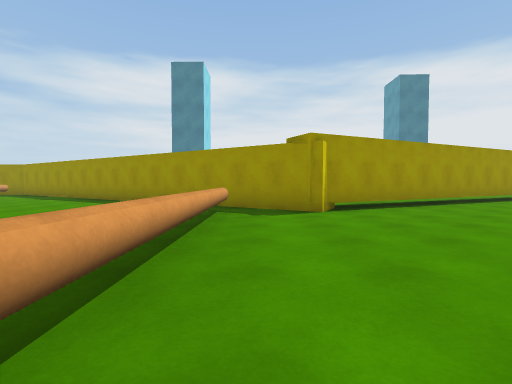
view 1 (above)

19 first-person views from a walk through a Unity game level. The camera is 1.2 m above the floor, tilts 2° down and sees 85° across. The floor is counted in squares, 2 m on a side. Each view is taken from the middle of a square. On the plan, view 1 faces up. The plan holds only what a view shows up to about 9 squares ahead; the rest is blank. The place goes on beyond the plan. The player character is not drawn. Surface patterns are stand-ins for the level's own textures.

view 2
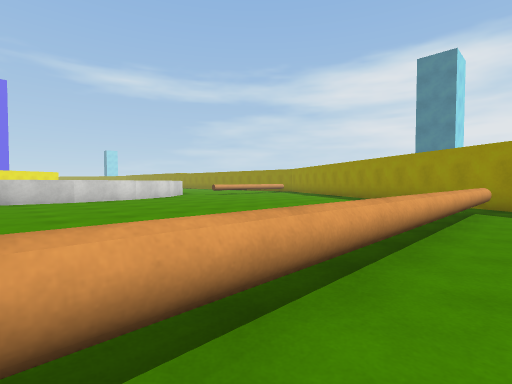

view 3
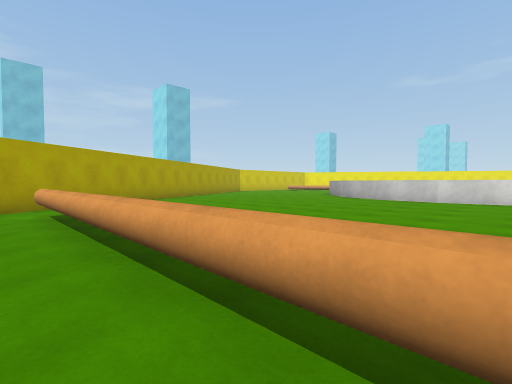

view 4
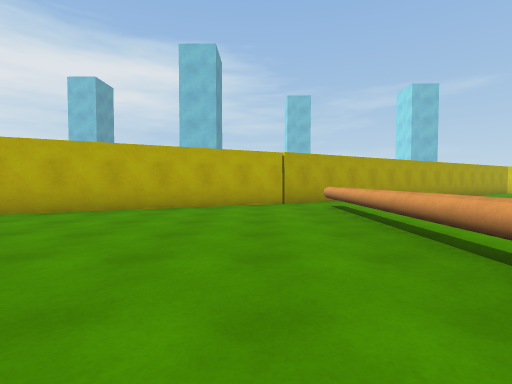

view 5
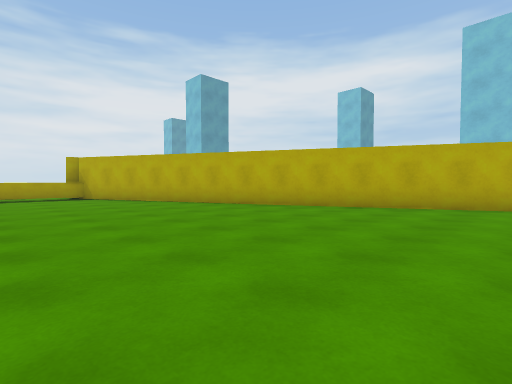

view 6
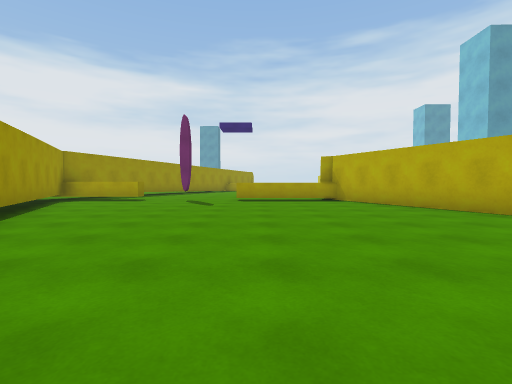

view 7
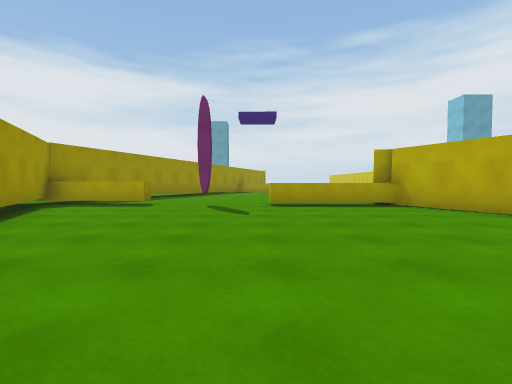

view 8
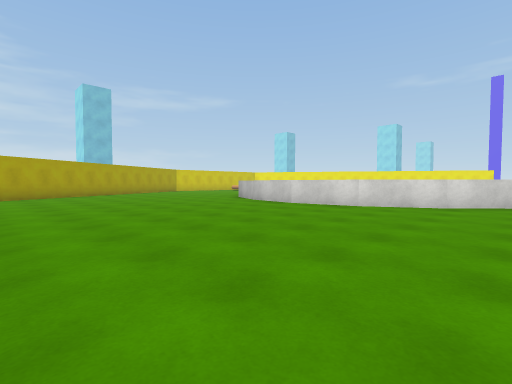

view 9
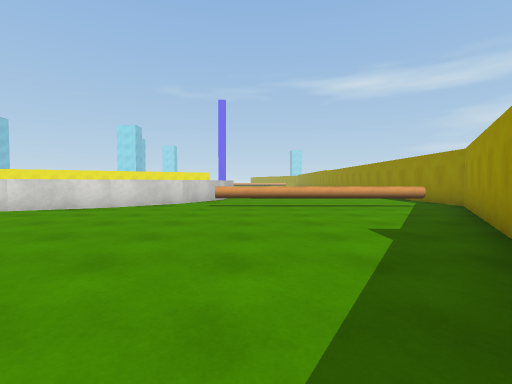

view 10
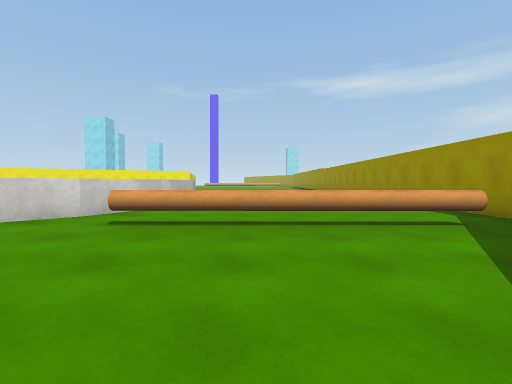

view 11
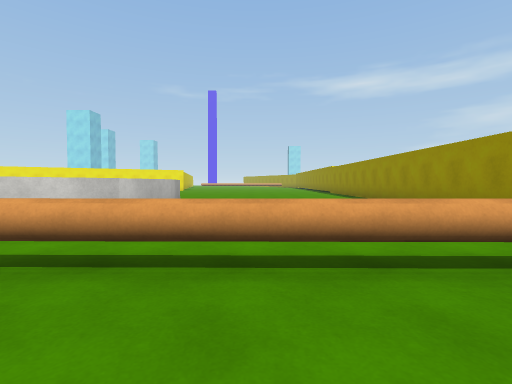

view 12
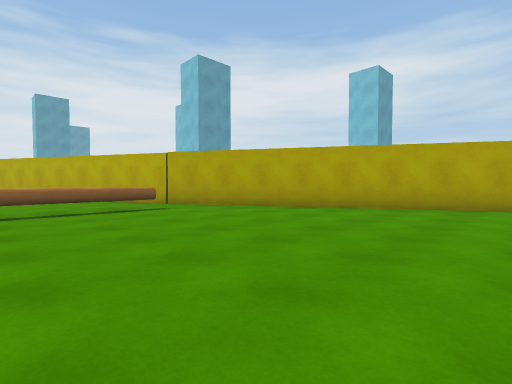

view 13
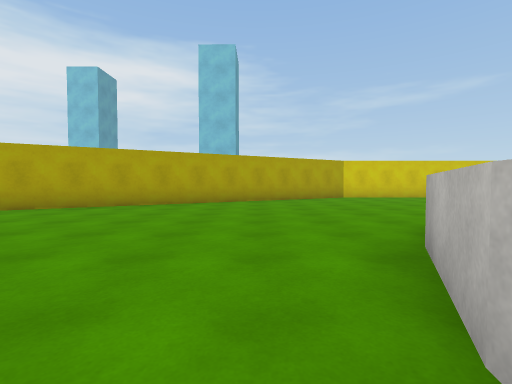

view 14
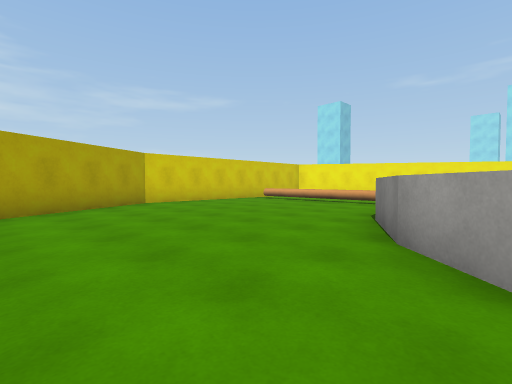

view 15
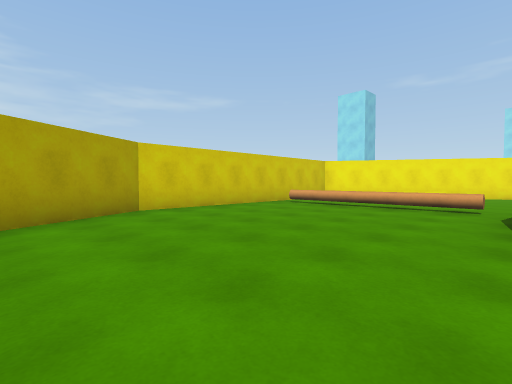

view 16
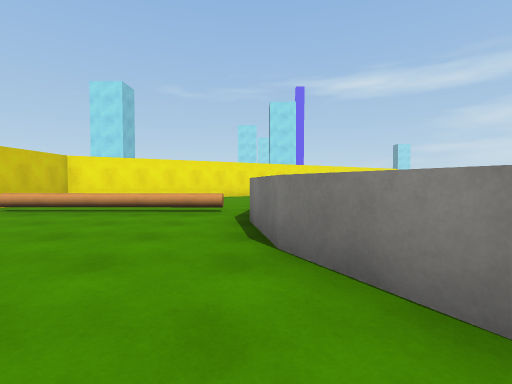

view 17
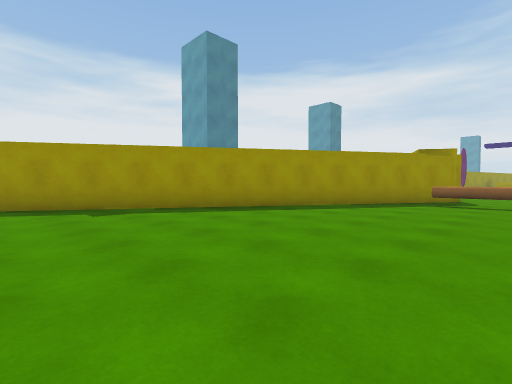

view 18
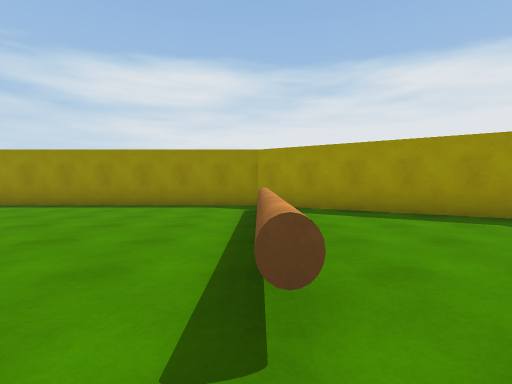

view 19
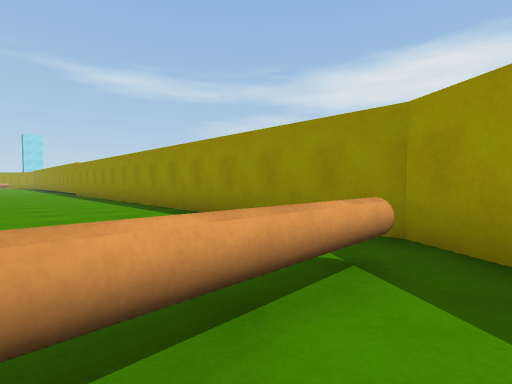

### Floor plan
Key: @ floor where view 1 was taken; # wall or solid block; x gap in a wall; . floor; ^ raised ledge.
Columns run from 20 left of view 1 to 13 right of it. Each row starts with its distance up from view 1.
 14 ##########
 13 .........###
 12 .........x.###                   #
 11 .........^...##               ###^
 10  ........^....###           ###..^
  9       ...^......##      ..###.....
  8        ..^.......###  ..###.......
  7     ^^^............######.........
  6        ^^............##...........
  5         ^^.........^.............^
  4          ^.........^.............^
  3           ^....... ^.............^
  2           ^....... ^.............#
  1           ^........^..........####
  0           ^........^@.......###
 -1           ^........^......###
 -2          ^.........^....###
 -3         ^^............###
 -4        ^^...........###
 -5  ...^^^...........###
 -6  ..^............###
 -7   .^..........###
 -8   .^.........##
 -9   .^.......###
-10   .x.....###
-11 ##########

Positions as (right, up) in squares from view 1, and headings:
1: (0, 0), facing up
2: (0, -1), facing up-left
3: (0, 3), facing down-left
4: (1, 4), facing down
5: (2, 5), facing down-right
6: (4, 5), facing right
7: (6, 6), facing right
8: (-3, 6), facing down-left
9: (-4, 8), facing left
10: (-7, 9), facing left
11: (-9, 9), facing left
12: (-7, 0), facing down-right
13: (-9, 0), facing down
14: (-9, -3), facing down-left
15: (-10, -5), facing down-left
16: (-11, -5), facing left
17: (-9, 4), facing up-right
18: (-11, 6), facing up
19: (-10, 10), facing up-left
